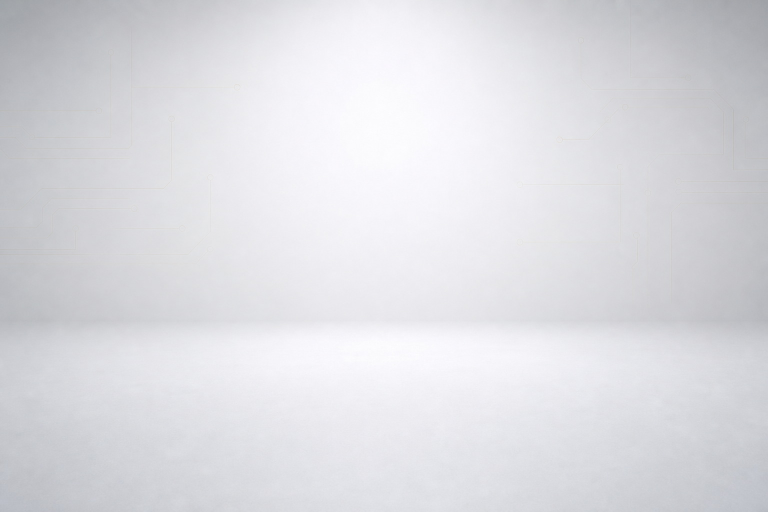
#> input picture brand/combos/bancada.jpg, 1536 x 1024 px (shown at 1/2 size)
$ python build-art.py
#> lines starting #> are read from the running program, lines starting #| are printed output that depends on the picture; after the words box and inside, x2 and y2 are one past the last pixel; in counts of white or black regions, pixels touching at a corner belong together
"""Gera a arte dos cards de combo em client/public/combos/.

Como usar:
    python3 -m venv .venv && .venv/bin/pip install pillow
    .venv/bin/python brand/combos/build-art.py        # rode da raiz do repositório

O que ele faz: baixa a FOTO REAL de cada produto (a mesma que o catálogo mostra,
lida de server/src/db/products.js pelo SKU), tira o fundo branco, e monta os
produtos do combo apoiados na bancada de bancada.jpg — o chapado de estúdio, sem
objeto nenhum, gerado por IA e recolorido aqui para o cinza frio dos tokens.

Por que foto e não ilustração: o card é um anúncio de desconto, e o desconto é em
cima daqueles aparelhos. Desenho genérico obrigaria o cliente a confiar que o
"notebook" do desenho é o MacBook que ele vai receber. A foto é a mesma da página
do produto, então o card promete exatamente o que o carrinho entrega.

Refaça a arte quando as fotos do catálogo mudarem (`imagem_url` em products.js)
ou quando um combo passar a valer para outra categoria.
"""

import re
import sys
import tempfile
import urllib.request
from pathlib import Path

from PIL import Image, ImageChops, ImageDraw, ImageFilter, ImageOps

RAIZ = Path(__file__).resolve().parents[2]
CATALOGO = RAIZ / 'server/src/db/products.js'
CHAPADO = Path(__file__).with_name('bancada.jpg')
SAIDA = RAIZ / 'client/public/combos'
CACHE = Path(tempfile.gettempdir()) / 'techlar-combo-art'

W, H = 1350, 900          # trabalha grande e reduz no fim: bordas mais limpas
BASE = int(H * 0.86)      # linha da bancada onde os produtos se apoiam
HORIZONTE = BASE - 62     # quina da bancada, atrás dos produtos
SUNK = (231, 235, 240)    # --paper-sunk
INK = (20, 27, 38)        # --ink

# Cada peça da cena é um SKU do catálogo mais a altura RELATIVA dentro do grupo.
# A escala não é a do mundo real: a impressora tem duas vezes e meia a altura do
# notebook aberto, e nessa proporção o notebook viraria um detalhe. Mantém só a
# hierarquia, e cada cena é escalada depois para preencher o espaço que tem.
PECAS = {
    'notebook': ('MacBookM4Air', 0.72),
    'celular': ('GSGH2J23213', 0.56),
    'impressora': ('IMP-3D-PREMIUM', 1.00),
}

# A ordem segue as categorias do combo em server/src/db/combos.js, que é a mesma
# ordem da trilha de nomes no card.
COMBOS = {
    'mesa-de-trabalho': ['notebook', 'celular'],
    'bancada-do-atelie': ['impressora', 'notebook'],
    'casa-inteira': ['notebook', 'celular', 'impressora'],
}


def foto(sku):
    """Baixa (uma vez) a foto do produto cujo SKU está no catálogo."""
    fonte = CATALOGO.read_text(encoding='utf-8')
    bloco = re.search(
        r"sku:\s*'" + re.escape(sku) + r"'.*?imagem_url:\s*'([^']+)'", fonte, re.S
    )
    if not bloco:
        raise SystemExit(f'SKU {sku} sem imagem_url em {CATALOGO.relative_to(RAIZ)}')
    url = bloco.group(1)
    if not url.startswith('http'):
        return RAIZ / 'client/public' / url.lstrip('/')

    CACHE.mkdir(parents=True, exist_ok=True)
    destino = CACHE / f'{sku}.img'
    if not destino.exists():
        pedido = urllib.request.Request(url, headers={'User-Agent': 'Mozilla/5.0'})
        with urllib.request.urlopen(pedido, timeout=30) as resposta:
            destino.write_bytes(resposta.read())
    return destino


# [19 lines left out: function cutout, not called in this run]


def altura(peca, alvo):
    escala = alvo / peca.height
    return peca.resize((max(1, round(peca.width * escala)), alvo), Image.LANCZOS)


def fundo():
    """Chapado recolorido para o cinza frio dos tokens, com bancada e luz."""
    bg = Image.open(CHAPADO).convert('RGB')
#> bg is the input picture: PIL image 1536x1024 RGB; mean R, G, B 220.4, 220.4, 225
    corte = min(bg.width, int(bg.height * W / H))
#> corte = 1536
    esq = (bg.width - corte) // 2
#> esq = 0
    bg = bg.crop((esq, 0, esq + corte, bg.height)).resize((W, H), Image.LANCZOS)
#> bg: PIL image 1350x900 RGB
    # Recolore pela luminância: mantém o degradê parede/bancada da foto e joga a
    # matiz para o frio do site, em vez de confiar no cinza morno do chapado.
    bg = ImageOps.colorize(bg.convert('L'), black=(196, 205, 216), white=(250, 252, 253))
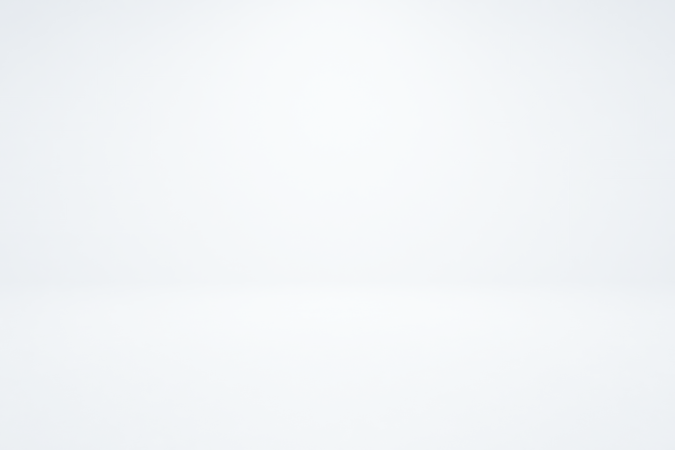
#> bg: PIL image 1350x900 RGB (shown at 1/2 size); mean R, G, B 242.3, 245.2, 247.5

    vinheta = Image.new('L', (W, H), 0)
#> vinheta: PIL image 1350x900 L; every value is 0
    ImageDraw.Draw(vinheta).ellipse(
        [-int(W * 0.30), -int(H * 0.55), int(W * 1.30), int(H * 1.35)], fill=255
    )
#> vinheta: PIL image 1350x900 L; every value is 255
    vinheta = vinheta.filter(ImageFilter.GaussianBlur(180)).point(
        lambda v: 255 - int((255 - v) * 0.55)
    )
    bg = Image.composite(bg, Image.new('RGB', (W, H), (206, 214, 224)), vinheta)

    # A bancada precisa existir, senão o produto flutua no branco. Um tom abaixo
    # da parede, quina macia (não é aresta de estúdio duro) e mais escura na
    # beirada de baixo, onde a luz do teto já não chega.
    mesa = Image.new('L', (W, H), 0)
    ImageDraw.Draw(mesa).rectangle([0, HORIZONTE, W, H], fill=255)
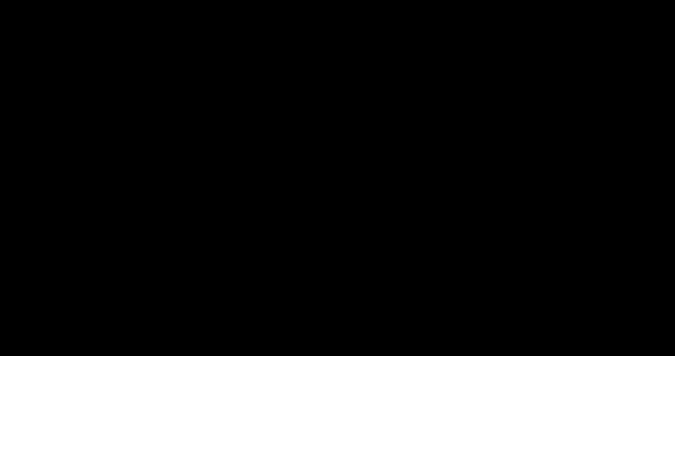
#> mesa: PIL image 1350x900 L (shown at 1/2 size); 20.9% white; 1 white region, box (x1, y1, x2, y2) and area: (0, 712, 1350, 900) 253800
    bg = Image.composite(
        Image.new('RGB', (W, H), SUNK), bg, mesa.filter(ImageFilter.GaussianBlur(9))
    )

    beirada = Image.linear_gradient('L').resize((W, H - HORIZONTE)).point(lambda v: int(v * 0.55))
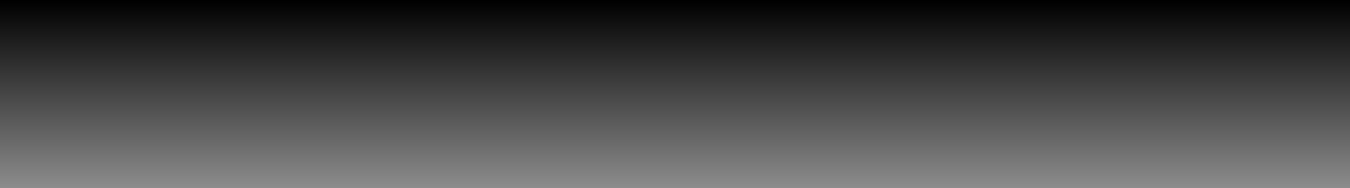
#> beirada: PIL image 1350x188 L; min 0, max 140, mean 69.7
    faixa = Image.new('L', (W, H), 0)
    faixa.paste(beirada, (0, HORIZONTE))
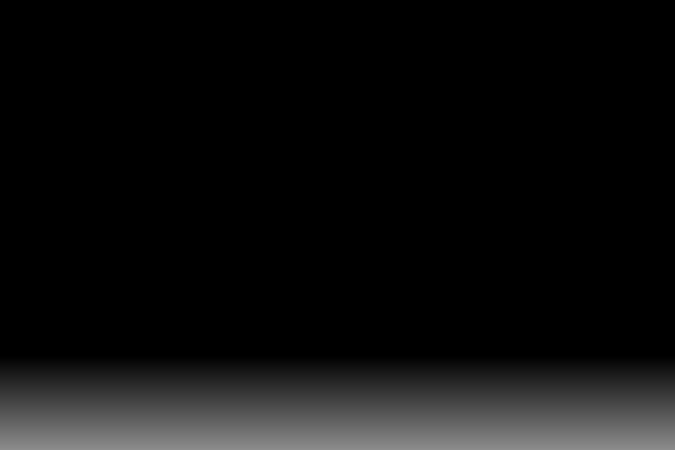
#> faixa: PIL image 1350x900 L (shown at 1/2 size); min 0, max 140, mean 14.6
    bg = Image.composite(Image.new('RGB', (W, H), (214, 221, 230)), bg, faixa)

    # Poça de luz atrás dos produtos: separa a mercadoria do chapado.
    poca = Image.new('L', (W, H), 0)
    ImageDraw.Draw(poca).ellipse([int(W * 0.13), int(H * 0.18), int(W * 0.87), HORIZONTE + 30], fill=120)
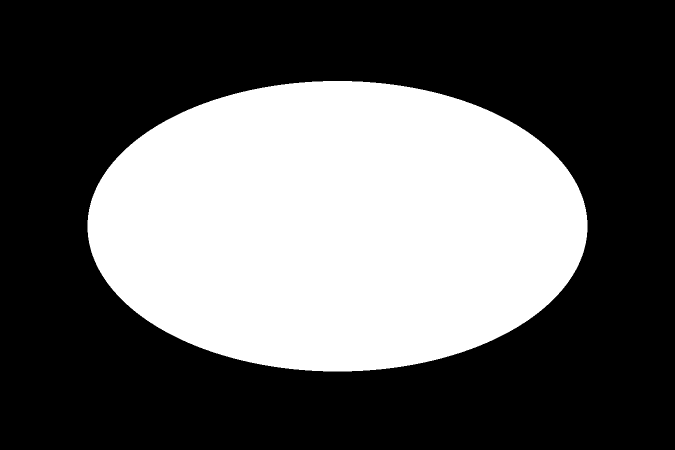
#> poca: PIL image 1350x900 L (shown at 1/2 size); values 0 (black) and 120 (white), 37.6% white; 1 white region, box (x1, y1, x2, y2) and area: (175, 162, 1175, 743) 456248
    return Image.composite(
        Image.new('RGB', (W, H), (252, 253, 254)), bg, poca.filter(ImageFilter.GaussianBlur(120))
    )


# [29 lines left out: functions sombra, reflexo, not called in this run]


def compor(nome, chaves):
    canvas = fundo().convert('RGBA')
    cruas = [cutout(foto(PECAS[k][0])) for k in chaves]
    rel = [PECAS[k][1] for k in chaves]

    # Escala a cena para caber por LARGURA e por ALTURA: quem fecha primeiro manda.
    # Sem isso, o card de duas peças sobra vazio em cima e o de três estoura a
    # margem lateral, cada um com um enquadramento diferente.
    vao = int(W * 0.042)
    util = W - 2 * int(W * 0.055) - vao * (len(cruas) - 1)
    aspectos = [c.width / c.height for c in cruas]
    unidade = min(
        (BASE - int(H * 0.10)) / max(rel),
        util / sum(r * a for r, a in zip(rel, aspectos)),
    )
    pecas = [altura(c, max(1, round(r * unidade))) for c, r in zip(cruas, rel)]

    x = (W - (sum(p.width for p in pecas) + vao * (len(pecas) - 1))) // 2
    postos = []
    for p in pecas:
        postos.append((p, x))
        x += p.width + vao

    for p, px in postos:
        reflexo(canvas, p, px, BASE)
        sombra(canvas, p, px, BASE)
    for p, px in postos:
        canvas.alpha_composite(p, (px, BASE - p.height))

    # Sem trilha desenhada na foto: o card já tem a trilha de latão com o
    # percentual logo abaixo da imagem, ligando os nomes dos produtos. Duas
    # trilhas encostadas viram ruído, e a de baixo é a que carrega informação.
    #
    # JPEG, não PNG: a cena é fotográfica e cheia de degradê suave — em paleta, o
    # dithering aparecia como sujeira em volta das sombras.
    destino = SAIDA / f'{nome}.jpg'
    canvas.convert('RGB').resize((900, 600), Image.LANCZOS).save(
        destino, 'JPEG', quality=86, subsampling=1, optimize=True, progressive=True
    )
    return destino


if __name__ == '__main__':
    SAIDA.mkdir(parents=True, exist_ok=True)
    pedidos = sys.argv[1:] or list(COMBOS)
    for slug in pedidos:
        if slug not in COMBOS:
            raise SystemExit(f'combo desconhecido: {slug} (tem {", ".join(COMBOS)})')
#> (the run stopped early here; a loop or call above may not have finished)
